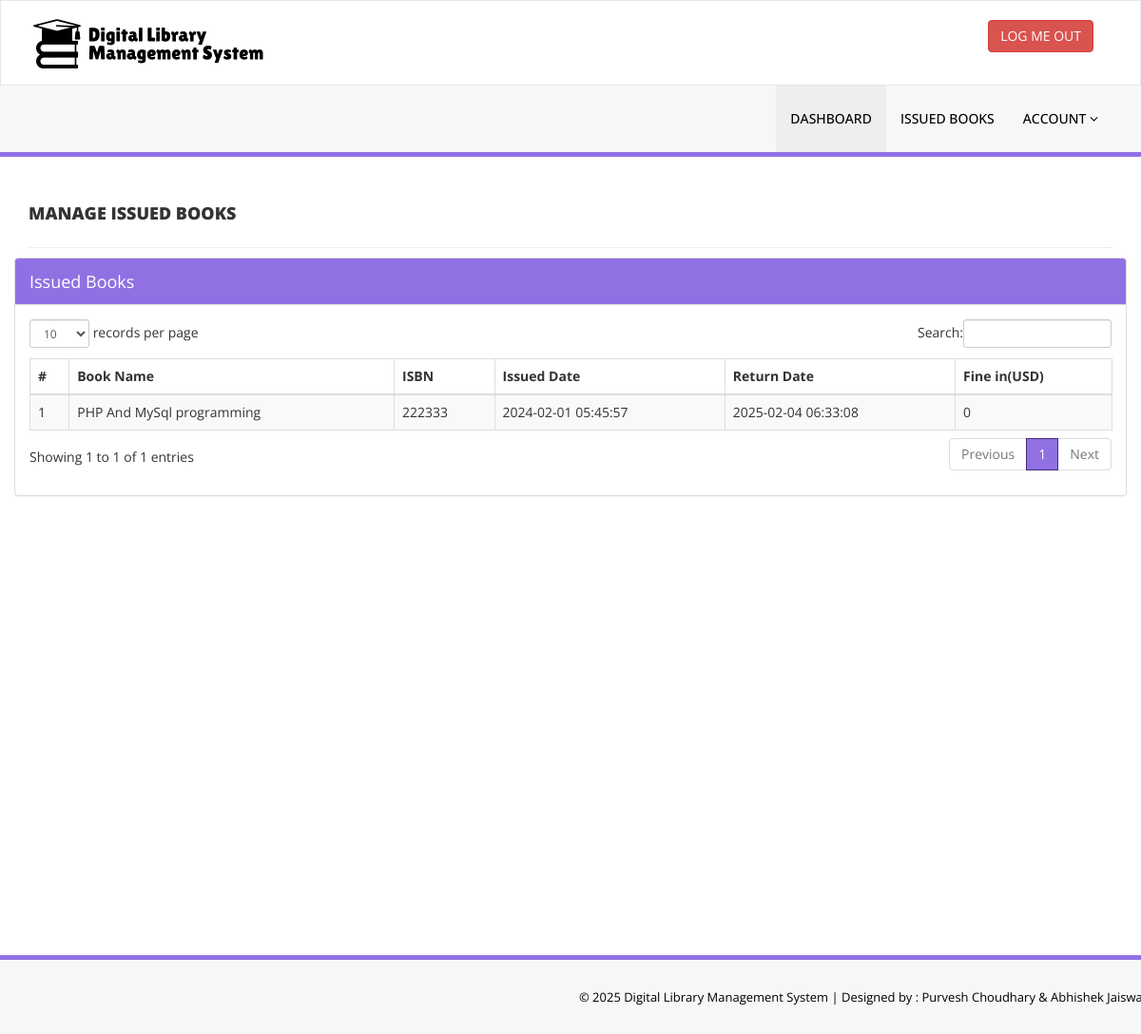
Page /issued-books.php (signed in) on the committed database.
### tables this page shows
CREATE TABLE `tblissuedbookdetails` (
  `id` int(11) NOT NULL,
  `BookId` int(11) DEFAULT NULL,
  `StudentID` varchar(150) DEFAULT NULL,
  `IssuesDate` timestamp NULL DEFAULT current_timestamp(),
  `ReturnDate` timestamp NULL DEFAULT NULL ON UPDATE current_timestamp(),
  `ReturnStatus` int(1) DEFAULT NULL,
  `fine` int(11) DEFAULT NULL
);

CREATE TABLE `tblbooks` (
  `id` int(11) NOT NULL,
  `BookName` varchar(255) DEFAULT NULL,
  `CatId` int(11) DEFAULT NULL,
  `AuthorId` int(11) DEFAULT NULL,
  `ISBNNumber` varchar(25) DEFAULT NULL,
  `BookPrice` decimal(10,2) DEFAULT NULL,
  `bookImage` varchar(250) NOT NULL,
  `isIssued` int(1) DEFAULT NULL,
  `RegDate` timestamp NULL DEFAULT current_timestamp(),
  `UpdationDate` timestamp NULL DEFAULT NULL ON UPDATE current_timestamp()
);

### issued-books.php (the view, shortened to what this page needs)
<?php
include('includes/config.php');
if(strlen($_SESSION['login'])==0)
    {
header('location:index.php');
}
else{
    ?>
<!DOCTYPE html>
<html xmlns="http://www.w3.org/1999/xhtml">
<head>
    <link href="assets/css/bootstrap.css" rel="stylesheet" />
    <link href="assets/css/font-awesome.css" rel="stylesheet" />
    <link href="assets/js/dataTables/dataTables.bootstrap.css" rel="stylesheet" />
    <link href="assets/css/style.css" rel="stylesheet" />
</head>
<body>
<?php include('includes/header.php');?>
    <div class="content-wrapper">
         <div class="container">
        <div class="row pad-botm">
            <div class="col-md-12">
                <h4 class="header-line">Manage Issued Books</h4>
    </div>
            <div class="row">
                <div class="col-md-12">
                    <div class="panel panel-default">
                        <div class="panel-heading">
                          Issued Books
                        </div>
                        <div class="panel-body">
                            <div class="table-responsive">
                                <table class="table table-striped table-bordered table-hover" id="dataTables-example">
                                    <thead>
                                        <tr>
                                            <th>#</th>
                                            <th>Book Name</th>
                                            <th>ISBN </th>
                                            <th>Issued Date</th>
                                            <th>Return Date</th>
                                            <th>Fine in(USD)</th>
                                        </tr>
                                    </thead>
                                    <tbody>
<?php
$sid=$_SESSION['stdid'];
$sql="SELECT tblbooks.BookName,tblbooks.ISBNNumber,tblissuedbookdetails.IssuesDate,tblissuedbookdetails.ReturnDate,tblissuedbookdetails.id as rid,tblissuedbookdetails.fine from  tblissuedbookdetails join tblstudents on tblstudents.StudentId=tblissuedbookdetails.StudentId join tblbooks on tblbooks.id=tblissuedbookdetails.BookId where tblstudents.StudentId=:sid order by tblissuedbookdetails.id desc";
$query = $dbh -> prepare($sql);
$query-> bindParam(':sid', $sid, PDO::PARAM_STR);
$query->execute();
$results=$query->fetchAll(PDO::FETCH_OBJ);
$cnt=1;
if($query->rowCount() > 0)
{
foreach($results as $result)
{               ?>
                                        <tr class="odd gradeX">
                                            <td class="center"><?php echo htmlentities($cnt);?></td>
                                            <td class="center"><?php echo htmlentities($result->BookName);?></td>
                                            <td class="center"><?php echo htmlentities($result->ISBNNumber);?></td>
                                            <td class="center"><?php echo htmlentities($result->IssuesDate);?></td>
                                            <td class="center"><?php if($result->ReturnDate=="")
                                            {?>
                                            <span style="color:red">
                                             <?php   echo htmlentities("Not Return Yet"); ?>
                                                </span>
                                            <?php } else {
                                            echo htmlentities($result->ReturnDate);
                                        }
                                            ?></td>
                                              <td class="center"><?php echo htmlentities($result->fine);?></td>
                                        </tr>
 <?php $cnt=$cnt+1;}} ?>
                                    </tbody>
                                </table>
                            </div>
                        </div>
                    </div>
                </div>
            </div>
    </div>
    </div>
    </div>
  <?php include('includes/footer.php');?>
</body>
</html>
<?php } ?>

### assets/css/style.css (style rules this page uses)
.content-wrapper { margin-top: 40px; min-height:800px; padding-bottom:90px; }
.header-line { font-weight:900; padding-bottom:25px; border-bottom:1px solid #eeeeee; text-transform:uppercase; }
.pad-botm { padding-bottom:30px; }

### rows in the picture
tblissuedbookdetails: BookId.BookName "PHP And MySql programming", BookId.ISBNNumber "222333", IssuesDate "2024-02-01 05:45:57", ReturnDate "2025-02-04 06:33:08", fine "0"
